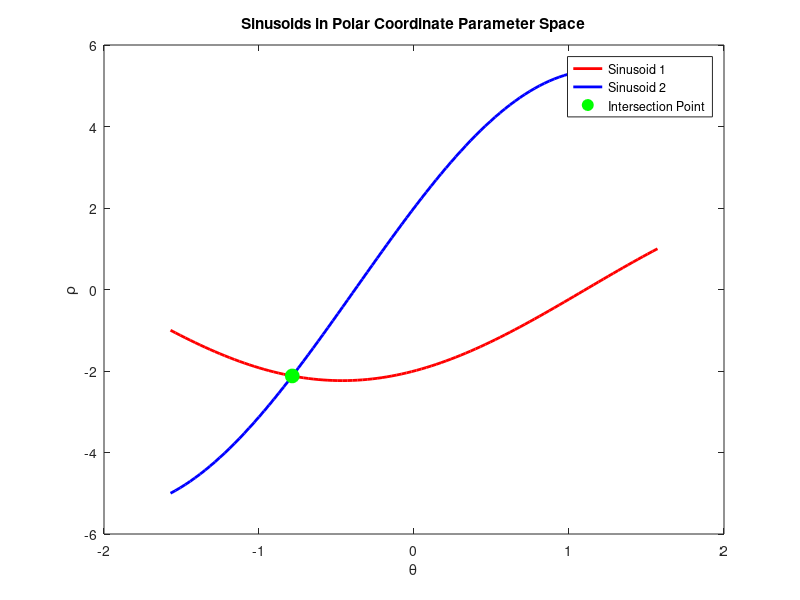

MATLAB code for this plot:
x0 = -2;
y0 = 1;
x1 = 2;
y1 = 5;

theta_values = linspace(-pi/2, pi/2, 100);

rho0 = x0 * cos(theta_values) + y0 * sin(theta_values);
rho1 = x1 * cos(theta_values) + y1 * sin(theta_values);

plot(theta_values, rho0, 'r', 'LineWidth', 2);
hold on;
plot(theta_values, rho1, 'b', 'LineWidth', 2);

theta_intersection = atan(-1);
rho_intersection = -2*cos(theta_intersection) + sin(theta_intersection);

plot(theta_intersection, rho_intersection, 'go', 'MarkerSize', 10, 'MarkerFaceColor', 'g');

xlabel('\theta');
ylabel('\rho');
title('Sinusoids in Polar Coordinate Parameter Space');
legend('Sinusoid 1', 'Sinusoid 2', 'Intersection Point');

hold off;
